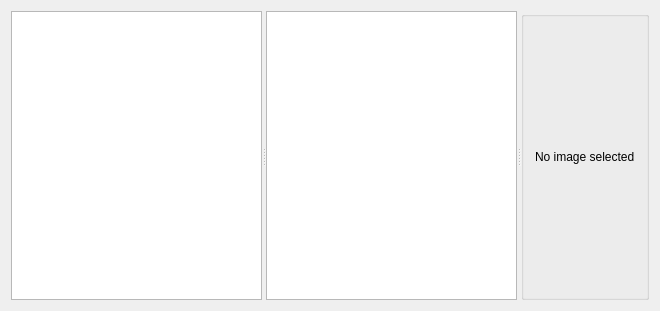
<?xml version="1.0" encoding="UTF-8"?>
<ui version="4.0">
 <class>WinImageSelector</class>
 <widget class="QWidget" name="WinImageSelector">
  <property name="geometry">
   <rect>
    <x>0</x>
    <y>0</y>
    <width>660</width>
    <height>311</height>
   </rect>
  </property>
  <property name="windowTitle">
   <string>WinImageSelector</string>
  </property>
  <property name="description" stdset="0">
   <string>This wizard will help you to extract all icons from your image files.
Therefore select the folder with the images which you want to process.
Optimal are images in ISO A4 format with a resolution of 150 dpi.
If you are done press next.</string>
  </property>
  <layout class="QHBoxLayout" name="horizontalLayout_2">
   <item>
    <widget class="QSplitter" name="splitter">
     <property name="orientation">
      <enum>Qt::Horizontal</enum>
     </property>
     <property name="childrenCollapsible">
      <bool>false</bool>
     </property>
     <widget class="QTreeView" name="treeViewDirs">
      <property name="headerHidden">
       <bool>true</bool>
      </property>
     </widget>
     <widget class="QListView" name="listViewFiles"/>
     <widget class="QGroupBox" name="groupBoxPreview">
      <property name="sizePolicy">
       <sizepolicy hsizetype="Preferred" vsizetype="Preferred">
        <horstretch>1</horstretch>
        <verstretch>0</verstretch>
       </sizepolicy>
      </property>
      <property name="title">
       <string/>
      </property>
      <layout class="QHBoxLayout" name="horizontalLayout">
       <item>
        <widget class="QAspectRatioPixmapLabel" name="labelPreview">
         <property name="sizePolicy">
          <sizepolicy hsizetype="Expanding" vsizetype="Preferred">
           <horstretch>2</horstretch>
           <verstretch>0</verstretch>
          </sizepolicy>
         </property>
         <property name="text">
          <string>No image selected</string>
         </property>
         <property name="defaultText" stdset="0">
          <string>No image selected</string>
         </property>
         <property name="loadingText" stdset="0">
          <string>Loading image ...</string>
         </property>
        </widget>
       </item>
      </layout>
     </widget>
    </widget>
   </item>
  </layout>
 </widget>
 <layoutdefault spacing="6" margin="11"/>
 <customwidgets>
  <customwidget>
   <class>QAspectRatioPixmapLabel</class>
   <extends>QLabel</extends>
   <header>QAspectRatioPixmapLabel.h</header>
  </customwidget>
 </customwidgets>
 <resources/>
 <connections/>
</ui>
